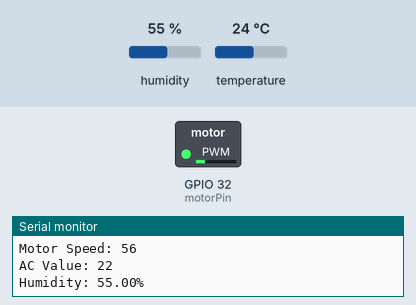
Recording of a sketch running on a simulated ESP32. On the bench: switched loads named in the sketch (green lamp = pin HIGH), the last lines printed to the serial monitor. Inputs (shaded band) come from the test bench; at power-on: temperature 24 °C, humidity 55 %.

Above: at 2.7 s.
2.8 s: temperature set to 28 °C
At 3.8 s:
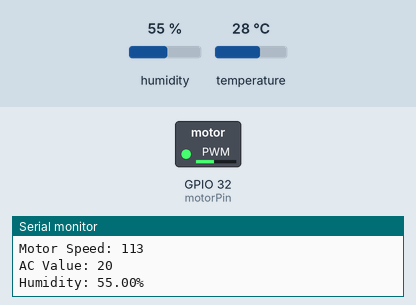
5.5 s: temperature set to 33 °C
At 6.7 s:
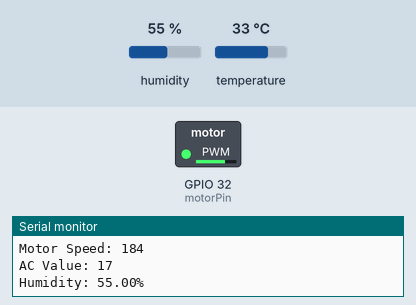
8.2 s: temperature set to 41 °C
At 10.2 s:
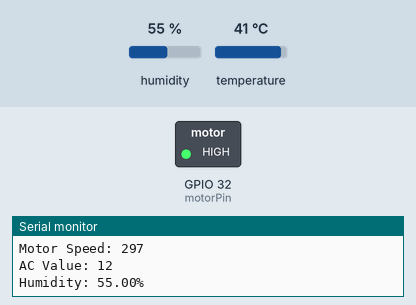
Timing chart, 0 to 11.7 s (numbered marks = the images above; inputs shaded):
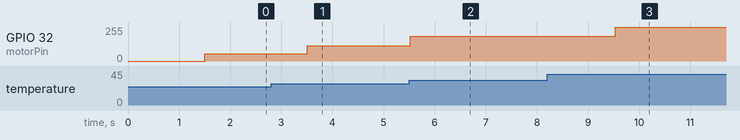

The sketch:

DHT_final_code.ino
```cpp
#include <Adafruit_Sensor.h>
#include <DHT.h>
#include <DHT_U.h>

#define DHTPIN 18     // Digital pin connected to the DHT sensor

#define DHTTYPE    DHT11     // DHT 11

DHT_Unified dht(DHTPIN, DHTTYPE);

const int motorPin = 32;
#include "UbidotsEsp32Mqtt.h"

/****************************************
 * Define Constants
 ****************************************/
const char *UBIDOTS_TOKEN = "BBUS-3zPhXSmPS8b7z0brAphfq1Dw1Zttz0";  // Put here your Ubidots TOKEN
const char *WIFI_SSID = "vivo 1814";      // Put here your Wi-Fi SSID
const char *WIFI_PASS = "12345678";      // Put here your Wi-Fi password
const char *DEVICE_LABEL = "dht22";   // Put here your Device label to which data  will be published
 // Put here your Variable label to which data  will be published


Ubidots ubidots(UBIDOTS_TOKEN);

/****************************************
 * Auxiliar Functions
 ****************************************/

void callback(char *topic, byte *payload, unsigned int length)
{
  Serial.print("Message arrived [");
  Serial.print(topic);
  Serial.print("] ");
  for (int i = 0; i < length; i++)
  {
    Serial.print((char)payload[i]);
  }
  Serial.println();
}

/****************************************
 * Main Functions
 ****************************************/

void setup()
{
  // put your setup code here, to run once:
  Serial.begin(115200);
  // ubidots.setDebug(true);  // uncomment this to make debug messages available
  ubidots.connectToWifi(WIFI_SSID, WIFI_PASS);
  ubidots.setCallback(callback);
  ubidots.setup();
  ubidots.reconnect();
  dht.begin();
  pinMode(motorPin, OUTPUT);
}

void loop()
{
  // put your main code here, to run repeatedly:
  if (!ubidots.connected())
  {
    ubidots.reconnect();
  }

  int ACValuee;
  int motorspeedu;// Declare ACValuee here
  float tempu;
  // Read temperature and humidity
  sensors_event_t event;

  // Read temperature
  dht.temperature().getEvent(&event);
  if (!isnan(event.temperature)) {
    // Map temperature to PWM range
    int ACValue = map(event.temperature, 22, 30, 23, 18);
    ACValuee = ACValue; // Assign value to ACValuee

    // Calculate motor speed based on temperature
    int motorSpeed = map(event.temperature, 20, 38, 0, 255);
    analogWrite(motorPin, motorSpeed);
    float analog_voltage = (motorSpeed / 255.0) * 3.3; // Assuming you're using a 3.3V Arduino

    Serial.print("Analog Voltage: ");
    Serial.print(analog_voltage);
    Serial.println("V");

    Serial.print("Temperature: ");
    Serial.print(event.temperature);
    tempu = event.temperature;
    Serial.println("°C");

    Serial.print("Motor Speed: ");
    motorspeedu=motorSpeed;
    Serial.println(motorSpeed);
    Serial.print("AC Value: ");
    Serial.println(ACValue);
  } else {
    Serial.println("Error reading temperature!");
  }

  // Read humidity
  int hum;
  dht.humidity().getEvent(&event);
  if (!isnan(event.relative_humidity)) {
    Serial.print("Humidity: ");

    Serial.print(event.relative_humidity);
    hum = event.relative_humidity;
    Serial.println("%");
  } else {
    Serial.println("Error reading humidity!");
  }

  // Publish sensor data to Ubidots
  ubidots.add("ac temperature", ACValuee);
  ubidots.publish("dht22");

  ubidots.add("humidity", hum);
  ubidots.publish("dht22");

  ubidots.add("temperature", tempu);
  ubidots.publish("dht22");

  ubidots.add("fan speed", motorspeedu);
  ubidots.publish("dht22");

  ubidots.loop();
  delay(2000);
}
```

Measured:
- after the input at 2.8 s, GPIO 32 (motorPin): 56/255 → 113/255 after 0.71 s
- after the input at 5.5 s, GPIO 32 (motorPin): 113/255 → 184/255 at once
- after the input at 8.2 s, GPIO 32 (motorPin): 184/255 → 255/255 after 1.3 s
